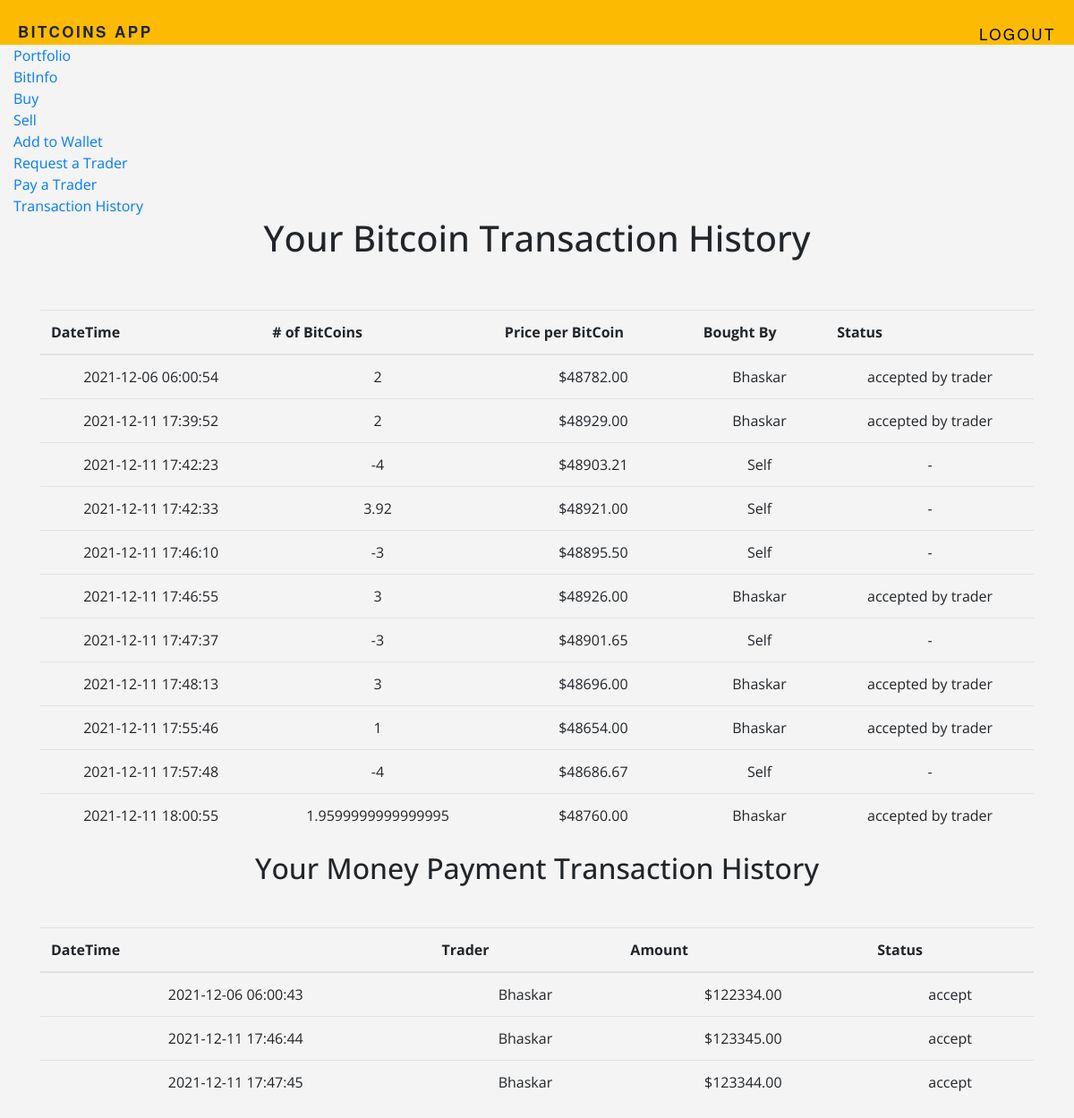
/history (signed in), run on an earlier commit of the app's database.
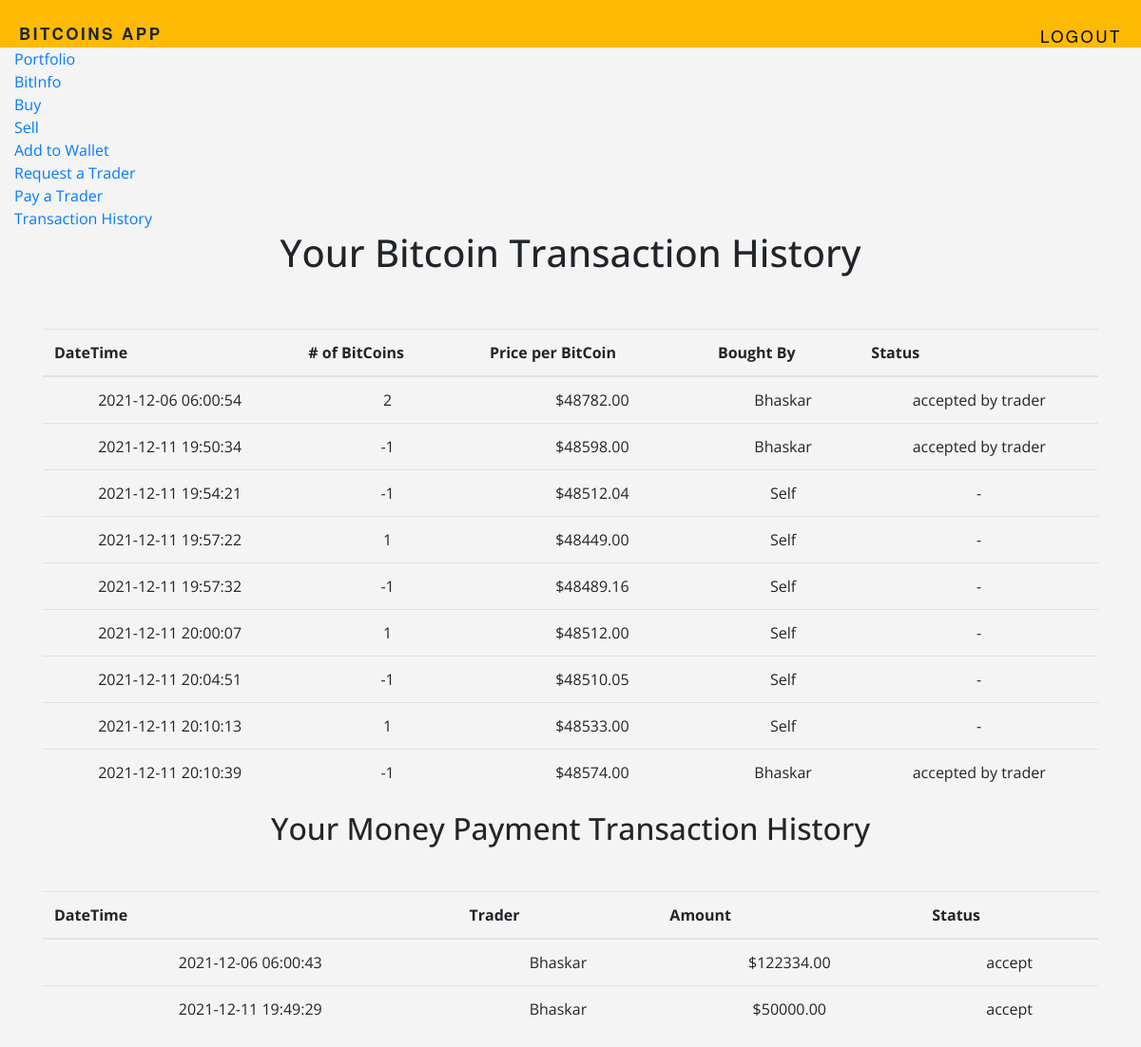
And on a later commit of the database.
### tables this page shows
CREATE TABLE 'BITCOIN_TRANSACTIONS'('NUMBER_OF_BITCOINS' DECIMAL,
	'PRICE' INTEGER,
	'DATE_TIME' TIMESTAMP NOT NULL DEFAULT CURRENT_TIMESTAMP,
	'COMMISSION_TYPE' VARCHAR(1),
	'COMMISSION_AMOUNT' INTEGER,
	'CLIENT_ID' INTEGER,
	'TRADER_ID' INTEGER DEFAULT NULL,
	'FINAL_STATUS' VARCHAR(1),
	PRIMARY KEY ('CLIENT_ID', 'DATE_TIME')
	-- PRIMARY KEY ('CLIENT_ID', 'TRADER_ID', 'DATE_TIME')
	-- FOREIGN KEY ('CLIENT_ID') REFERENCES 'Client' ON DELETE CASCADE,
	-- FOREIGN KEY ('TRADER_ID') REFERENCES 'Trader' ON DELETE CASCADE
);

CREATE TABLE 'User'('USER_ID'  INTEGER NOT NULL PRIMARY KEY AUTOINCREMENT,
	'USERNAME' VARCHAR(20),
	'FNAME' VARCHAR(20), 
	'LNAME' VARCHAR(20),
	'PHONE' INTEGER(10),
	'CELL' INTEGER(10),
	'EMAIL' VARCHAR(50),
	'ROLE' VARCHAR(1) DEFAULT 'c',
	'HPWD' VARCHAR NOT NULL
);

CREATE TABLE 'MONEY_PAYMENT_TRANSACTIONS'('AMOUNT' INTEGER,
	'DATE_TIME' TIMESTAMP NOT NULL DEFAULT CURRENT_TIMESTAMP,
	'TRADER_ID' INT,
	'CLIENT_ID' INT,
	'FINAL_STATUS' VARCHAR(1),
	PRIMARY KEY ('CLIENT_ID', 'TRADER_ID', 'DATE_TIME')
	-- FOREIGN KEY ('CLIENT_ID') REFERENCES 'Client' ON DELETE CASCADE,
	-- FOREIGN KEY ('TRADER_ID') REFERENCES 'Trader' ON DELETE CASCADE
);

### app.py (the view)
@app.route('/history')
@login_required
def history():
    user = session["user_id"]
    previous_bitcoin_transactions = db.execute("SELECT * FROM BITCOIN_TRANSACTIONS b WHERE b.CLIENT_ID = (?)", user)
    username = db.execute("SELECT USER_ID , USERNAME FROM user u")
    usernames = {}
    for i in range(len(username)):
        usernames[username[i]["USER_ID"]] = username[i]["USERNAME"]
    previous_moneyPayment_transactions = db.execute("SELECT * FROM MONEY_PAYMENT_TRANSACTIONS WHERE CLIENT_ID = (?)",
                                                    user)
    return render_template("history.html", previous_bitcoin_transactions=previous_bitcoin_transactions,
                           previous_moneyPayment_transactions=previous_moneyPayment_transactions, usernames=usernames)

### app.py (called while the page is built)
@app.after_request
def after_request(response):
    response.headers["Cache-Control"] = "no-cache, no-store, must-revalidate"
    response.headers["Expires"] = 0
    response.headers["Pragma"] = "no-cache"
    return response

@app.before_request
def before_request():
    g.user = None
    if 'user_id' in session:
        y = db.execute("SELECT * from User")
        role = [w for w in y if w['USER_ID'] == session['user_id']]
        print("role: ", role)
        print("\n role: ", role)
        g.role = role[0]['ROLE']
        g.user = role[0]['USERNAME']

def login_required(f):
    @wraps(f)
    def decorated_function(*args, **kwargs):
        if g.user is None:
            return redirect(url_for('login', next=request.url))
        return f(*args, **kwargs)
    return decorated_function

### templates/history.html (shortened to what this page needs)
{%extends "layout.html" %}
{% block content %}
    <section class="hero is-success is-fullheight">
      <div class="hero-body">
        <div class="container">
    <h1><center>Your Bitcoin Transaction History</center><br></h1>
       <table class="table">
      <thead  scope="col">
        <tr>
          <th scope="row">DateTime</th>
          <th scope="row"># of BitCoins</th>
          <th scope="row">Price per BitCoin</th>
            <th scope="row">Bought By</th>
            <th scope="row">Status</th>
        </tr>
      </thead>
      <tbody>
          {% for i in previous_bitcoin_transactions %}
        <tr>
          <td>{{ i["DATE_TIME"].upper() }}</th>
          <td>{{ i["NUMBER_OF_BITCOINS"] }}</td>
          <td>${{  "%.2f"|format(i["PRICE"]) }}</td>
           {% if i["TRADER_ID"] != None %}
            <td>{{usernames[i["TRADER_ID"]]}}</td>
            {% else %}
            <td>Self</td>
            {% endif %}
            {% if i["FINAL_STATUS"] == '1' and i["TRADER_ID"] != None %}
            <td>accepted by trader</td>
            {% elif i["TRADER_ID"] != None %}
            <td>declined by trader</td>
            {% elif i["TRADER_ID"] == None %}
            <td>-</td>
            {% endif %}
          {% endfor %}
        </tr>
      </tbody>
    </table>
    {% if previous_moneyPayment_transactions %}
    <h2><center>Your Money Payment Transaction History</center><br></h2>
       <table class="table">
      <thead>
        <tr>
          <th scope="col">DateTime</th>
          <th scope="col">Trader</th>
          <th scope="col">Amount</th>
          <th scope="col">Status</th>
        </tr>
      </thead>
      <tbody>
          {% for i in previous_moneyPayment_transactions %}
        <tr>
          <td>{{ i["DATE_TIME"].upper() }}</th>
          <td>{{usernames[i["TRADER_ID"]]}}</td>
          <td>${{"%.2f"|format(i["AMOUNT"]) }}</td>
          <td>{{ 'accept' if i["FINAL_STATUS"] == '1' else 'pending' if i["FINAL_STATUS"] == '0' else 'decline' }}</td>
          {% endfor %}
        </tr>
      </tbody>
    </table>
    {% endif %}
        </div>
      </div>
    </section>
{% endblock %}

What changed in the data, as far as the page shows it:
no longer on this page (row edited): BITCOIN_TRANSACTIONS: DATE_TIME "2021-12-11 17:39:52", NUMBER_OF_BITCOINS "2", PRICE "48929.00", {{ usernames[i["TRADER_ID"]] }} "Bhaskar", FINAL_STATUS "accepted by trader"
no longer on this page (row edited): BITCOIN_TRANSACTIONS: DATE_TIME "2021-12-11 17:42:23", NUMBER_OF_BITCOINS "-4", PRICE "48903.21", shows "Self"
no longer on this page (row edited): BITCOIN_TRANSACTIONS: DATE_TIME "2021-12-11 17:42:33", NUMBER_OF_BITCOINS "3.92", PRICE "48921.00", shows "Self"
no longer on this page (row edited): BITCOIN_TRANSACTIONS: DATE_TIME "2021-12-11 17:46:10", NUMBER_OF_BITCOINS "-3", PRICE "48895.50", shows "Self"
no longer on this page (row edited): BITCOIN_TRANSACTIONS: DATE_TIME "2021-12-11 17:46:55", NUMBER_OF_BITCOINS "3", PRICE "48926.00", {{ usernames[i["TRADER_ID"]] }} "Bhaskar", FINAL_STATUS "accepted by trader"
no longer on this page (row edited): BITCOIN_TRANSACTIONS: DATE_TIME "2021-12-11 17:47:37", NUMBER_OF_BITCOINS "-3", PRICE "48901.65", shows "Self"
no longer on this page (row edited): BITCOIN_TRANSACTIONS: DATE_TIME "2021-12-11 17:48:13", NUMBER_OF_BITCOINS "3", PRICE "48696.00", {{ usernames[i["TRADER_ID"]] }} "Bhaskar", FINAL_STATUS "accepted by trader"
no longer on this page (row edited): BITCOIN_TRANSACTIONS: DATE_TIME "2021-12-11 17:55:46", NUMBER_OF_BITCOINS "1", PRICE "48654.00", {{ usernames[i["TRADER_ID"]] }} "Bhaskar", FINAL_STATUS "accepted by trader"
no longer on this page (row edited): BITCOIN_TRANSACTIONS: DATE_TIME "2021-12-11 17:57:48", NUMBER_OF_BITCOINS "-4", PRICE "48686.67", shows "Self"
no longer on this page (row edited): BITCOIN_TRANSACTIONS: DATE_TIME "2021-12-11 18:00:55", NUMBER_OF_BITCOINS "1.9599999999999995", PRICE "48760.00", {{ usernames[i["TRADER_ID"]] }} "Bhaskar", FINAL_STATUS "accepted by trader"
no longer on this page (row edited): MONEY_PAYMENT_TRANSACTIONS: DATE_TIME "2021-12-11 17:46:44", {{ usernames[i["TRADER_ID"]] }} "Bhaskar", AMOUNT "123345.00", FINAL_STATUS "accept"
no longer on this page (row edited): MONEY_PAYMENT_TRANSACTIONS: DATE_TIME "2021-12-11 17:47:45", {{ usernames[i["TRADER_ID"]] }} "Bhaskar", AMOUNT "123344.00", FINAL_STATUS "accept"
added BITCOIN_TRANSACTIONS: DATE_TIME "2021-12-11 19:50:34", NUMBER_OF_BITCOINS "-1", PRICE "48598.00", {{ usernames[i["TRADER_ID"]] }} "Bhaskar", FINAL_STATUS "accepted by trader"
added BITCOIN_TRANSACTIONS: DATE_TIME "2021-12-11 19:54:21", NUMBER_OF_BITCOINS "-1", PRICE "48512.04", shows "Self"
added BITCOIN_TRANSACTIONS: DATE_TIME "2021-12-11 19:57:22", NUMBER_OF_BITCOINS "1", PRICE "48449.00", shows "Self"
added BITCOIN_TRANSACTIONS: DATE_TIME "2021-12-11 19:57:32", NUMBER_OF_BITCOINS "-1", PRICE "48489.16", shows "Self"
added BITCOIN_TRANSACTIONS: DATE_TIME "2021-12-11 20:00:07", NUMBER_OF_BITCOINS "1", PRICE "48512.00", shows "Self"
added BITCOIN_TRANSACTIONS: DATE_TIME "2021-12-11 20:04:51", NUMBER_OF_BITCOINS "-1", PRICE "48510.05", shows "Self"
added BITCOIN_TRANSACTIONS: DATE_TIME "2021-12-11 20:10:13", NUMBER_OF_BITCOINS "1", PRICE "48533.00", shows "Self"
added BITCOIN_TRANSACTIONS: DATE_TIME "2021-12-11 20:10:39", NUMBER_OF_BITCOINS "-1", PRICE "48574.00", {{ usernames[i["TRADER_ID"]] }} "Bhaskar", FINAL_STATUS "accepted by trader"
added MONEY_PAYMENT_TRANSACTIONS: DATE_TIME "2021-12-11 19:49:29", {{ usernames[i["TRADER_ID"]] }} "Bhaskar", AMOUNT "50000.00", FINAL_STATUS "accept"
